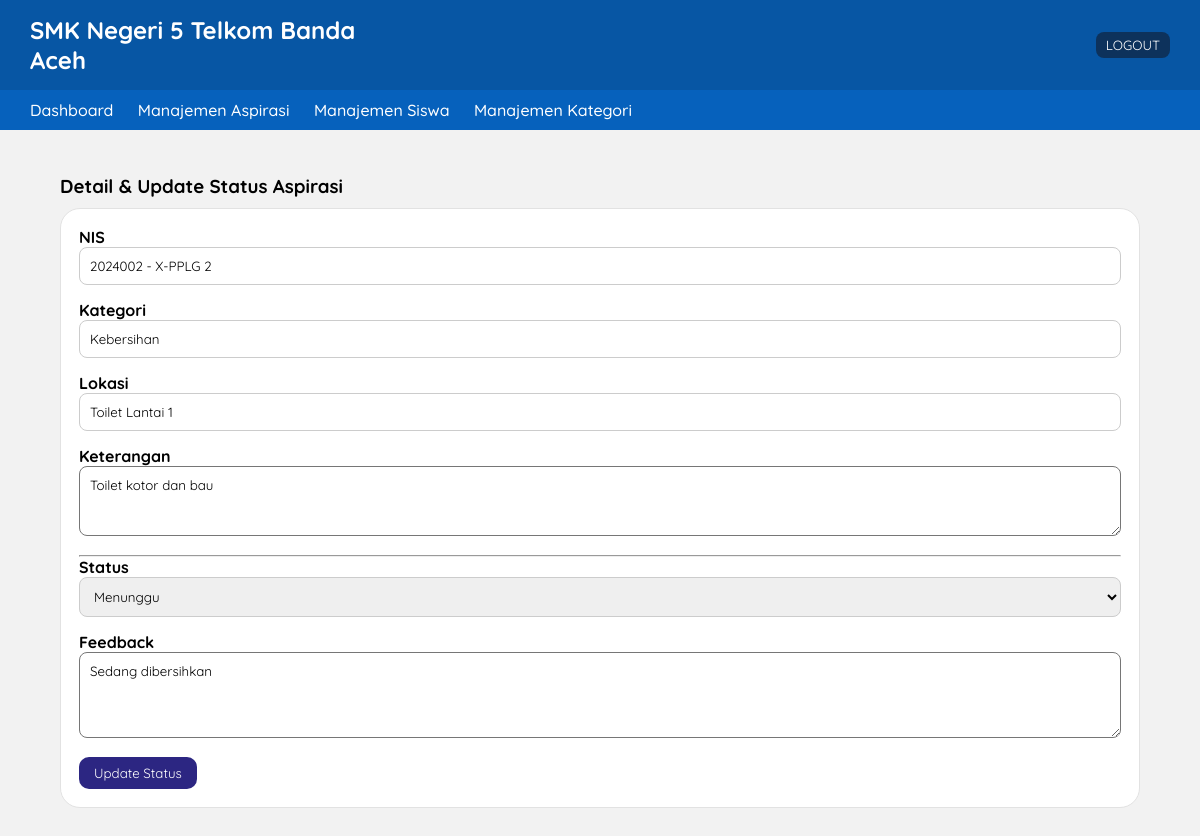
Page /edit_aspirasi.php?id=2 (signed in) on the committed database.
### tables this page shows
CREATE TABLE `input_aspirasi` (
  `id_pelaporan` int(5) NOT NULL,
  `nis` int(10) NOT NULL,
  `id_kategori` int(5) NOT NULL,
  `lokasi` varchar(50) DEFAULT NULL,
  `ket` varchar(50) DEFAULT NULL,
  `created_at` datetime DEFAULT current_timestamp()
);

CREATE TABLE `siswa` (
  `nis` int(10) NOT NULL,
  `kelas` varchar(10) NOT NULL
);

CREATE TABLE `kategori` (
  `id_kategori` int(5) NOT NULL,
  `ket_kategori` varchar(30) NOT NULL
);

CREATE TABLE `aspirasi` (
  `id_aspirasi` int(15) NOT NULL,
  `status` enum('Menunggu','Proses','Selesai') NOT NULL DEFAULT 'Menunggu',
  `id_pelaporan` int(5) NOT NULL,
  `feedback` text DEFAULT NULL
);

### edit_aspirasi.php (the view, shortened to what this page needs)
<?php
include 'db.php';
$id = mysqli_real_escape_string($CON, $_GET['id']);
$query = mysqli_query($CON, "
    SELECT
        i.*,
        s.kelas,
        k.ket_kategori,
        a.status,
        a.feedback
    FROM input_aspirasi i
    LEFT JOIN siswa s ON i.nis = s.nis
    LEFT JOIN kategori k ON i.id_kategori = k.id_kategori
    LEFT JOIN aspirasi a ON i.id_pelaporan = a.id_pelaporan
    WHERE i.id_pelaporan = '$id'
");
$data = mysqli_fetch_array($query);
?>
<!DOCTYPE html>
<html>
<head>
    <link rel="stylesheet" href="css/style.css">
</head>
<body>
    <header>
        <div class="navbar">
            <div class="logo">SMK Negeri 5 Telkom Banda Aceh</div>
            <div class="user">
                <button class="btn-log"><a href="index.php">LOGOUT</a></button>
            </div>
        </div>
        <div class="menu">
            <a href="dashboard.php">Dashboard</a>
            <a href="manajemen_aspirasi.php">Manajemen Aspirasi</a>
            <a href="manajemen_siswa.php">Manajemen Siswa</a>
            <a href="manajemen_kategori.php">Manajemen Kategori</a>
        </div>
    </header>
    <div class="section">
        <div class="container">
            <h3>Detail & Update Status Aspirasi</h3>
            <div class="box">
                <form method="post">
                    <h4>NIS</h4>
                    <input type="text" class="input-control"
                        value="<?php echo $data['nis'] . ' - ' . $data['kelas']; ?>" readonly>
                    <h4>Kategori</h4>
                    <input type="text" class="input-control"
                        value="<?php echo $data['ket_kategori']; ?>" readonly>
                    <h4>Lokasi</h4>
                    <input type="text" class="input-control"
                        value="<?php echo $data['lokasi']; ?>" readonly>
                    <h4>Keterangan</h4>
                    <textarea class="input-control" rows="3" readonly><?php echo $data['ket']; ?></textarea>
                    <hr>
                    <h4>Status</h4>
                    <select name="status" class="input-control" required>
                        <option value="Menunggu" <?php if ($data['status'] == "Menunggu") echo "selected"; ?>>Menunggu</option>
                    </select>
                    <h4>Feedback</h4>
                    <textarea name="feedback" class="input-control" rows="4"><?php echo $data['feedback']; ?></textarea>
                    <br>
                    <input type="submit" name="submit" value="Update Status" class="btn">
                </form>
            </div>
        </div>
    </div>
</body>
</html>

### css/style.css (style rules this page uses)
* { margin: 0; padding: 0; box-sizing: border-box; font-family: 'Quicksand', sans-serif; }
body { background: #f2f2f2; }
a { text-decoration: none; }
.navbar { background: #0756a4; color: white; padding: 15px 30px; display: flex; justify-content: space-between; align-items: center; }
.navbar a { color: white; text-decoration: none; }
.menu { background: #0661bc; padding: 10px 30px; }
.menu a { color: white; margin-right: 20px; text-decoration: none; }
.logo { font-size: 24px; font-weight: bold; margin-right: 62%; }
.menu { font-size: 16px; font-weight: 500; text-decoration: none; margin-right: 15px; width: 100%; }
.btn-log { padding: 5px 10px; background-color: #0d325c; color: #fff; border: none; border-radius: 8px; cursor: pointer; text-decoration: none; }
.container { width: 90%; padding-top: 2%; margin: 0 auto; overflow: hidden; }
.container ::after { content: ""; display: block; clear: both; }
.section { padding: 20px 0; }
.input-control { width: 100%; padding: 10px; margin-bottom: 15px; border-radius: 8px; box-sizing: border-box; }
.btn { padding: 8px 15px; background-color: #2c2682; color: #fff; border: none; cursor: pointer; border-radius: 10px; }
.box { background-color: #fff; border: 1px solid #e2e2e2; padding: 18px; box-sizing: border-box; margin: 10px 0 25px 0; border-radius: 20px; }
input, select { padding: 8px; border: 1px solid #ccc; border-radius: 6px; }

### rows in the picture
input_aspirasi: nis.kelas "2024002 - X-PPLG 2", id_kategori.ket_kategori "Kebersihan", lokasi "Toilet Lantai 1", ket "Toilet kotor dan bau", feedback "Sedang dibersihkan"
